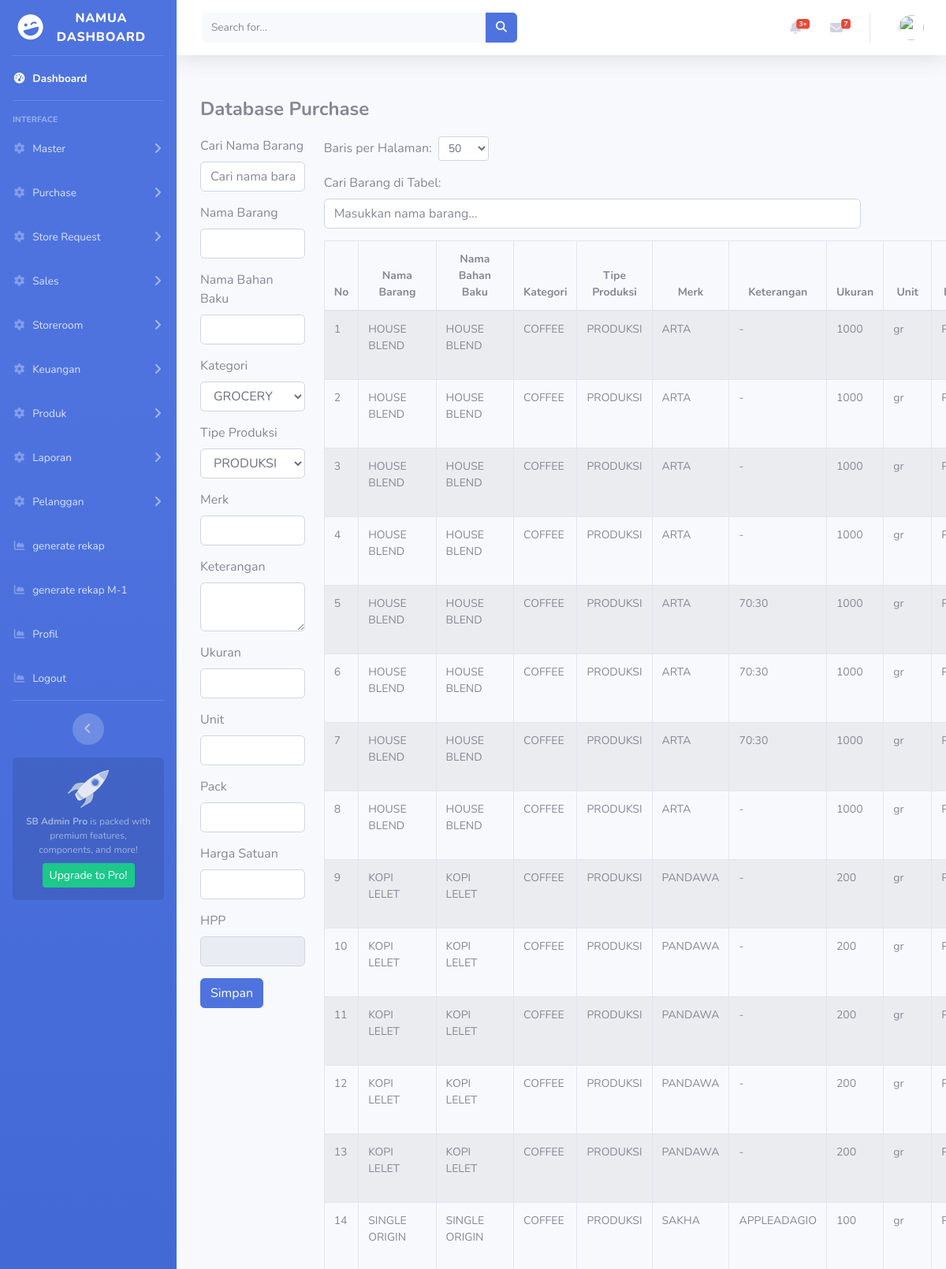
The app's page /index.php/dbpurchase (upper part) with its own data.
### tables this page shows
CREATE TABLE `bl_db_purchase`  (
  `id` int(11) NOT NULL AUTO_INCREMENT,
  `bl_db_belanja_id` int(11) NOT NULL,
  `merk` varchar(100) NULL DEFAULT NULL,
  `keterangan` varchar(255) NULL DEFAULT NULL,
  `ukuran` float NOT NULL,
  `unit` varchar(50) NULL DEFAULT NULL,
  `pack` varchar(50) NULL DEFAULT NULL,
  `harga_satuan` decimal(10, 2) NOT NULL,
  `hpp` decimal(10, 2) NOT NULL,
  `tanggal` date NULL DEFAULT NULL,
  `created_at` datetime(0) NULL DEFAULT current_timestamp(0),
  `updated_at` datetime(0) NULL DEFAULT current_timestamp(0) ON UPDATE CURRENT_TIMESTAMP(0),
  PRIMARY KEY (`id`) USING BTREE,
  INDEX `bl_db_belanja_id`(`bl_db_belanja_id`) USING BTREE,
  CONSTRAINT `bl_db_purchase_ibfk_1` FOREIGN KEY (`bl_db_belanja_id`) REFERENCES `bl_db_belanja` (`id`) ON DELETE RESTRICT ON UPDATE RESTRICT
);

CREATE TABLE `bl_db_belanja`  (
  `id` int(11) NOT NULL AUTO_INCREMENT,
  `nama_barang` varchar(100) NOT NULL,
  `nama_bahan_baku` varchar(100) NULL DEFAULT NULL,
  `id_kategori` int(11) NOT NULL,
  `id_tipe_produksi` int(11) NOT NULL,
  `is_gudang` int(11) NULL DEFAULT NULL,
  `tanggal_update` date NOT NULL,
  `created_at` datetime(0) NULL DEFAULT current_timestamp(0),
  `updated_at` datetime(0) NULL DEFAULT current_timestamp(0) ON UPDATE CURRENT_TIMESTAMP(0),
  PRIMARY KEY (`id`) USING BTREE,
  INDEX `id_kategori`(`id_kategori`) USING BTREE,
  INDEX `id_tipe_produksi`(`id_tipe_produksi`) USING BTREE,
  CONSTRAINT `bl_db_belanja_ibfk_1` FOREIGN KEY (`id_kategori`) REFERENCES `bl_kategori` (`id`) ON DELETE RESTRICT ON UPDATE RESTRICT,
  CONSTRAINT `bl_db_belanja_ibfk_2` FOREIGN KEY (`id_tipe_produksi`) REFERENCES `bl_tipe_produksi` (`id`) ON DELETE RESTRICT ON UPDATE RESTRICT
);

CREATE TABLE `bl_kategori`  (
  `id` int(11) NOT NULL AUTO_INCREMENT,
  `nama_kategori` varchar(100) NOT NULL,
  `created_at` datetime(0) NULL DEFAULT current_timestamp(0),
  `updated_at` datetime(0) NULL DEFAULT current_timestamp(0) ON UPDATE CURRENT_TIMESTAMP(0),
  PRIMARY KEY (`id`) USING BTREE
);

CREATE TABLE `bl_tipe_produksi`  (
  `id` int(11) NOT NULL AUTO_INCREMENT,
  `nama_tipe_produksi` varchar(100) NOT NULL,
  `created_at` datetime(0) NULL DEFAULT current_timestamp(0),
  `updated_at` datetime(0) NULL DEFAULT current_timestamp(0) ON UPDATE CURRENT_TIMESTAMP(0),
  PRIMARY KEY (`id`) USING BTREE
);

### application/controllers/DbPurchase.php (called while the page is built, shortened)
<?php
class DbPurchase extends CI_Controller {
    public function __construct() {
        $this->load->model('DbPurchase_model');
        $this->load->model('Belanja_model');
        $this->load->library('pagination');
    }
    public function index() {
        $data['title'] = 'Database Purchase';
        $per_page = $this->input->get('per_page') ?: 50;
        $config['base_url'] = site_url('dbpurchase/index');
        $config['total_rows'] = $this->DbPurchase_model->count_all();
        $config['per_page'] = $per_page;
        $config['uri_segment'] = 3;
        $config['reuse_query_string'] = true;
        $config['full_tag_open'] = '<nav><ul class="pagination">';
        $config['full_tag_close'] = '</ul></nav>';
        $config['attributes'] = ['class' => 'page-link'];
        $config['cur_tag_open'] = '<li class="page-item active"><a class="page-link">';
        $config['cur_tag_close'] = '</a></li>';
        $config['num_tag_open'] = '<li class="page-item">';
        $config['num_tag_close'] = '</li>';
        $config['prev_tag_open'] = '<li class="page-item">';
        $config['prev_tag_close'] = '</li>';
        $config['next_tag_open'] = '<li class="page-item">';
        $config['next_tag_close'] = '</li>';
        $this->pagination->initialize($config);
        $page = ($this->uri->segment(3)) ? $this->uri->segment(3) : 0;
        $data['db_purchase'] = $this->DbPurchase_model->get_all($config['per_page'], $page);
        $data['pagination'] = $this->pagination->create_links();
        $data['per_page'] = $per_page;
        $this->load->view('templates/header', $data);
        $this->load->view('dbpurchase/index', $data);
        $this->load->view('templates/footer');
    }
}

### index.php (called while the page is built, shortened)
<?php
require_once BASEPATH.'core/CodeIgniter.php';

### application/config/config.php (called while the page is built, shortened)
<?php
$script_name = str_replace(basename($_SERVER['SCRIPT_NAME']), '', $_SERVER['SCRIPT_NAME']);
$config['base_url'] = ((isset($_SERVER['HTTPS']) && $_SERVER['HTTPS'] === 'on') ? "https" : "http")
    . "://" . $_SERVER['HTTP_HOST'] . rtrim($script_name, '/') . '/';
$config['index_page'] = '';
$config['uri_protocol']	= 'REQUEST_URI';
$config['url_suffix'] = '';
$config['language']	= 'english';
$config['charset'] = 'UTF-8';
$config['enable_hooks'] = TRUE;
$config['subclass_prefix'] = 'MY_';
$config['composer_autoload'] = FALSE;
$config['permitted_uri_chars'] = 'a-z 0-9~%.:_\-';
$config['enable_query_strings'] = FALSE;
$config['controller_trigger'] = 'c';
$config['function_trigger'] = 'm';
$config['directory_trigger'] = 'd';
$config['allow_get_array'] = TRUE;
$config['log_threshold'] = 4;
$config['log_path'] = '';
$config['log_file_extension'] = '';
$config['log_file_permissions'] = 0644;
$config['log_date_format'] = 'Y-m-d H:i:s';
$config['error_views_path'] = '';
$config['cache_path'] = '';
$config['cache_query_string'] = FALSE;
$config['encryption_key'] = '';
$config['sess_driver'] = 'files';
$config['sess_cookie_name'] = 'ci_session';
$config['sess_samesite'] = 'Lax';
$config['sess_expiration'] = 7200;
$config['sess_save_path'] = sys_get_temp_dir();
$config['sess_match_ip'] = FALSE;
$config['sess_time_to_update'] = 300;
$config['sess_regenerate_destroy'] = FALSE;
$config['cookie_prefix']	= '';
$config['cookie_domain']	= '';
$config['cookie_path']		= '/';
$config['cookie_secure']	= FALSE;
$config['cookie_httponly'] 	= FALSE;
$config['cookie_samesite'] 	= 'Lax';
$config['standardize_newlines'] = FALSE;
$config['global_xss_filtering'] = FALSE;
$config['csrf_protection'] = FALSE;
$config['csrf_token_name'] = 'csrf_test_name';
$config['csrf_cookie_name'] = 'csrf_cookie_name';
$config['csrf_expire'] = 7200;
$config['csrf_regenerate'] = TRUE;
$config['csrf_exclude_uris'] = array();
$config['compress_output'] = FALSE;
$config['time_reference'] = 'local';
$config['rewrite_short_tags'] = FALSE;
$config['proxy_ips'] = '';

### application/models/DbPurchase_model.php (called while the page is built, shortened)
<?php
class DbPurchase_model extends CI_Model {
    public function get_all($limit, $start) {
        $this->db->select('
            bl_db_purchase.*,
            bl_db_belanja.nama_barang,
            bl_db_belanja.nama_bahan_baku,
            bl_kategori.nama_kategori AS kategori,
            bl_tipe_produksi.nama_tipe_produksi AS tipe_produksi
        ');
        $this->db->join('bl_db_belanja', 'bl_db_belanja.id = bl_db_purchase.bl_db_belanja_id', 'left');
        $this->db->join('bl_kategori', 'bl_db_belanja.id_kategori = bl_kategori.id', 'left');
        $this->db->join('bl_tipe_produksi', 'bl_db_belanja.id_tipe_produksi = bl_tipe_produksi.id', 'left');
        $this->db->limit($limit, $start);
        return $this->db->get('bl_db_purchase')->result_array();
    }
    public function count_all() {
        return $this->db->count_all('bl_db_purchase');
    }
}

### application/views/dbpurchase/index.php (the view, shortened to what this page needs)
<div class="container-fluid">
    <h2><?= $title ?></h2>
    <div class="row">
            <div class="col-md-2">
                <form id="form-add-purchase" method="post" action="<?= base_url('dbpurchase/add') ?>">
                    <div class="form-group">
                        <label for="cari-nama-barang">Cari Nama Barang</label>
                        <input type="text" id="cari-nama-barang" class="form-control" placeholder="Cari nama barang...">
                    </div>
                    <div class="form-group">
                        <label for="nama_barang">Nama Barang</label>
                        <input type="text" class="form-control" id="nama_barang" name="nama_barang" required>
                    </div>
                    <div class="form-group">
                        <label for="nama_bahan_baku">Nama Bahan Baku</label>
                        <input type="text" class="form-control" id="nama_bahan_baku" name="nama_bahan_baku">
                    </div>
                    <div class="form-group">
                        <label for="id_kategori">Kategori</label>
                        <select class="form-control" id="id_kategori" name="id_kategori">
                            <?php foreach ($this->db->get('bl_kategori')->result() as $kategori): ?>
                                <option value="<?= $kategori->id ?>"><?= $kategori->nama_kategori ?></option>
                            <?php endforeach; ?>
                        </select>
                    </div>
                    <div class="form-group">
                        <label for="id_tipe_produksi">Tipe Produksi</label>
                        <select class="form-control" id="id_tipe_produksi" name="id_tipe_produksi">
                            <?php foreach ($this->db->get('bl_tipe_produksi')->result() as $tipe): ?>
                                <option value="<?= $tipe->id ?>"><?= $tipe->nama_tipe_produksi ?></option>
                            <?php endforeach; ?>
                        </select>
                    </div>
                    <div class="form-group">
                        <label for="merk">Merk</label>
                        <input type="text" class="form-control" id="merk" name="merk">
                    </div>
                    <div class="form-group">
                        <label for="keterangan">Keterangan</label>
                        <textarea class="form-control" id="keterangan" name="keterangan"></textarea>
                    </div>
                    <div class="form-group">
                        <label for="ukuran">Ukuran</label>
                        <input type="number" class="form-control" id="ukuran" name="ukuran" required>
                    </div>
                    <div class="form-group">
                        <label for="unit">Unit</label>
                        <input type="text" class="form-control" id="unit" name="unit">
                    </div>
                    <div class="form-group">
                        <label for="pack">Pack</label>
                        <input type="text" class="form-control" id="pack" name="pack">
                    </div>
                    <div class="form-group">
                        <label for="harga_satuan">Harga Satuan</label>
                        <input type="number" class="form-control" id="harga_satuan" name="harga_satuan" required>
                    </div>
                    <div class="form-group">
                        <label for="hpp">HPP</label>
                        <input type="number" class="form-control" id="hpp" name="hpp" readonly>
                    </div>
                    <button type="submit" class="btn btn-primary">Simpan</button>
                </form>
            </div>
        <div class="col-md-9">
            <form method="get" action="<?= base_url('dbpurchase/index') ?>" class="form-inline mb-3">
                <label for="per_page" class="mr-2">Baris per Halaman:</label>
                <select id="per_page" name="per_page" class="form-control form-control-sm mr-3" onchange="this.form.submit()">
                    <option value="50" <?= $per_page == 50 ? 'selected' : '' ?>>50</option>
                </select>
            </form>
                <div class="form-group">
                    <label for="search-tabel">Cari Barang di Tabel:</label>
                    <input type="text" id="search-tabel" class="form-control" placeholder="Masukkan nama barang...">
                </div>
                <table class="table table-bordered table-striped">
                        <thead>
                            <tr>
                                <th>No</th>
                                <th>Nama Barang</th>
                                <th>Nama Bahan Baku</th>
                                <th>Kategori</th>
                                <th>Tipe Produksi</th>
                                <th>Merk</th>
                                <th>Keterangan</th>
                                <th>Ukuran</th>
                                <th>Unit</th>
                                <th>Pack</th>
                            </tr>
                        </thead>
                        <tbody id="purchase-list">
                            <?php $nomor = isset($page) ? $page + 1 : 1; ?>
                            <?php foreach ($db_purchase as $item): ?>
                                <tr>
                                    <td><?= $nomor++ ?></td>
                                    <td><?= $item['nama_barang'] ?></td>
                                    <td><?= $item['nama_bahan_baku'] ?></td>
                                    <td><?= $item['kategori'] ?></td>
                                    <td><?= $item['tipe_produksi'] ?></td>
                                    <td><?= $item['merk'] ?></td>
                                    <td><?= $item['keterangan'] ?></td>
                                    <td><?= $item['ukuran'] ?></td>
                                    <td><?= $item['unit'] ?></td>
                                    <td><?= $item['pack'] ?></td>
                                </tr>
                            <?php endforeach; ?>
                        </tbody>
                    </table>
        </div>
    </div>
</div>

### application/views/dbpurchase/index.php (style rules this page uses)
.container-fluid { padding: 15px; }
.table { font-size: 14px; }
.table thead th { text-align: center; }
.form-group { margin-bottom: 15px; }
h2 { margin-bottom: 20px; font-size: 24px; font-weight: bold; }

### records on screen
bl_db_purchase: bl_db_belanja.nama_barang "HOUSE BLEND", bl_db_belanja.nama_bahan_baku "HOUSE BLEND", bl_kategori.nama_kategori "COFFEE", bl_tipe_produksi.nama_tipe_produksi "PRODUKSI", merk "ARTA", keterangan "-", ukuran "1000", unit "gr"
bl_db_purchase: bl_db_belanja.nama_barang "HOUSE BLEND", bl_db_belanja.nama_bahan_baku "HOUSE BLEND", bl_kategori.nama_kategori "COFFEE", bl_tipe_produksi.nama_tipe_produksi "PRODUKSI", merk "ARTA", keterangan "-", ukuran "1000", unit "gr"
bl_db_purchase: bl_db_belanja.nama_barang "HOUSE BLEND", bl_db_belanja.nama_bahan_baku "HOUSE BLEND", bl_kategori.nama_kategori "COFFEE", bl_tipe_produksi.nama_tipe_produksi "PRODUKSI", merk "ARTA", keterangan "-", ukuran "1000", unit "gr"
bl_db_purchase: bl_db_belanja.nama_barang "HOUSE BLEND", bl_db_belanja.nama_bahan_baku "HOUSE BLEND", bl_kategori.nama_kategori "COFFEE", bl_tipe_produksi.nama_tipe_produksi "PRODUKSI", merk "ARTA", keterangan "-", ukuran "1000", unit "gr"
bl_db_purchase: bl_db_belanja.nama_barang "HOUSE BLEND", bl_db_belanja.nama_bahan_baku "HOUSE BLEND", bl_kategori.nama_kategori "COFFEE", bl_tipe_produksi.nama_tipe_produksi "PRODUKSI", merk "ARTA", keterangan "70:30", ukuran "1000", unit "gr"
bl_db_purchase: bl_db_belanja.nama_barang "HOUSE BLEND", bl_db_belanja.nama_bahan_baku "HOUSE BLEND", bl_kategori.nama_kategori "COFFEE", bl_tipe_produksi.nama_tipe_produksi "PRODUKSI", merk "ARTA", keterangan "70:30", ukuran "1000", unit "gr"
bl_db_purchase: bl_db_belanja.nama_barang "HOUSE BLEND", bl_db_belanja.nama_bahan_baku "HOUSE BLEND", bl_kategori.nama_kategori "COFFEE", bl_tipe_produksi.nama_tipe_produksi "PRODUKSI", merk "ARTA", keterangan "70:30", ukuran "1000", unit "gr"
bl_db_purchase: bl_db_belanja.nama_barang "HOUSE BLEND", bl_db_belanja.nama_bahan_baku "HOUSE BLEND", bl_kategori.nama_kategori "COFFEE", bl_tipe_produksi.nama_tipe_produksi "PRODUKSI", merk "ARTA", keterangan "-", ukuran "1000", unit "gr"
bl_db_purchase: bl_db_belanja.nama_barang "KOPI LELET", bl_db_belanja.nama_bahan_baku "KOPI LELET", bl_kategori.nama_kategori "COFFEE", bl_tipe_produksi.nama_tipe_produksi "PRODUKSI", merk "PANDAWA", keterangan "-", ukuran "200", unit "gr"
bl_db_purchase: bl_db_belanja.nama_barang "KOPI LELET", bl_db_belanja.nama_bahan_baku "KOPI LELET", bl_kategori.nama_kategori "COFFEE", bl_tipe_produksi.nama_tipe_produksi "PRODUKSI", merk "PANDAWA", keterangan "-", ukuran "200", unit "gr"
bl_db_purchase: bl_db_belanja.nama_barang "KOPI LELET", bl_db_belanja.nama_bahan_baku "KOPI LELET", bl_kategori.nama_kategori "COFFEE", bl_tipe_produksi.nama_tipe_produksi "PRODUKSI", merk "PANDAWA", keterangan "-", ukuran "200", unit "gr"
bl_db_purchase: bl_db_belanja.nama_barang "KOPI LELET", bl_db_belanja.nama_bahan_baku "KOPI LELET", bl_kategori.nama_kategori "COFFEE", bl_tipe_produksi.nama_tipe_produksi "PRODUKSI", merk "PANDAWA", keterangan "-", ukuran "200", unit "gr"
bl_db_purchase: bl_db_belanja.nama_barang "KOPI LELET", bl_db_belanja.nama_bahan_baku "KOPI LELET", bl_kategori.nama_kategori "COFFEE", bl_tipe_produksi.nama_tipe_produksi "PRODUKSI", merk "PANDAWA", keterangan "-", ukuran "200", unit "gr"
bl_db_purchase: bl_db_belanja.nama_barang "SINGLE ORIGIN", bl_db_belanja.nama_bahan_baku "SINGLE ORIGIN", bl_kategori.nama_kategori "COFFEE", bl_tipe_produksi.nama_tipe_produksi "PRODUKSI", merk "SAKHA", keterangan "APPLEADAGIO", ukuran "100", unit "gr"

### other values on screen
$title "Database Purchase"
form field id_kategori "GROCERY"
form field id_tipe_produksi "PRODUKSI"
